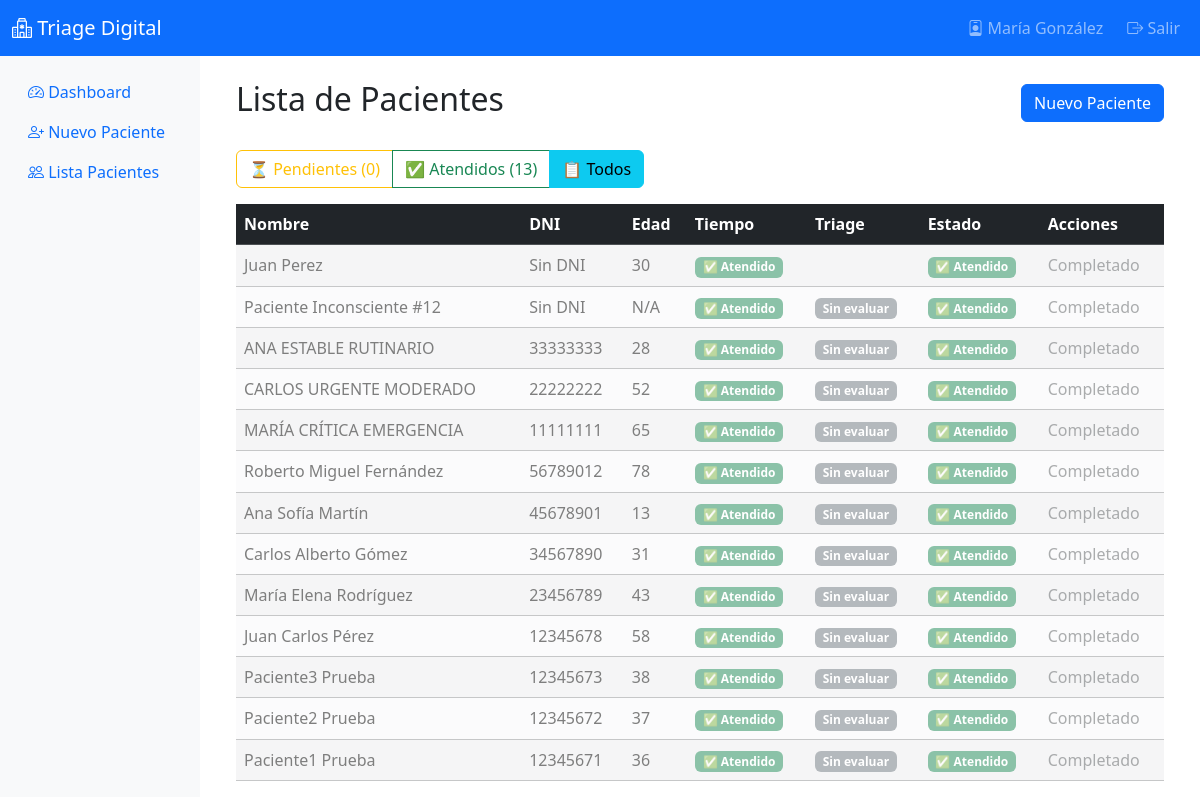
/triage/paciente/lista/?estado=todos (signed in), run on an earlier commit of the app's database.
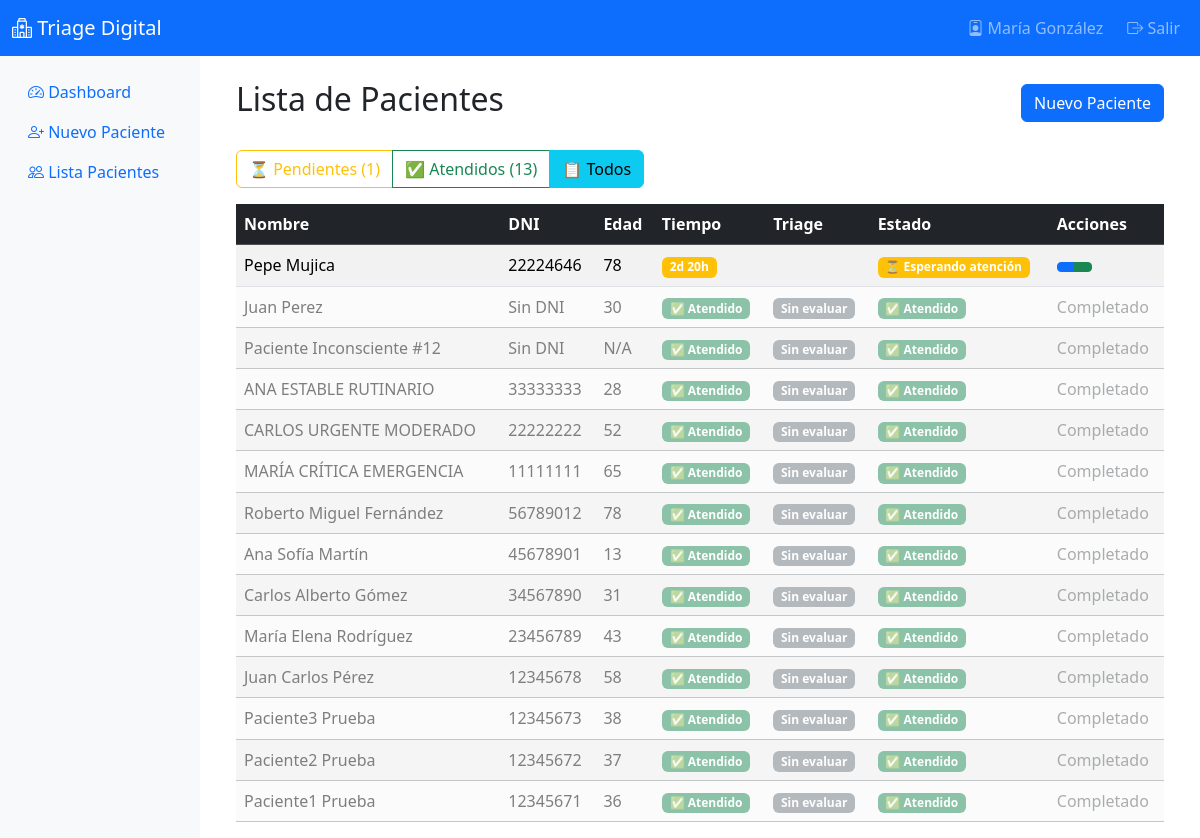
And on a later commit of the database.
### apps/patients/models.py (models this page shows, shortened)
class Paciente(models.Model):
    dni_validator = RegexValidator(
        regex=r'^\d{7,8}$',
        message='El DNI debe tener entre 7 y 8 dígitos.'
    )
    nombre = models.CharField(
        max_length=100,
        blank=True,
        null=True,
        verbose_name="Nombre",
        help_text="Nombre del paciente (opcional para pacientes inconscientes)"
    )
    apellido = models.CharField(
        max_length=100,
        blank=True,
        null=True,
        verbose_name="Apellido",
        help_text="Apellido del paciente (opcional para pacientes inconscientes)"
    )
    dni = models.CharField(
        max_length=8,
        unique=True,
        blank=True,
        null=True,
        validators=[dni_validator],
        verbose_name="DNI",
        help_text="Documento Nacional de Identidad (opcional para pacientes inconscientes)"
    )
    edad = models.PositiveIntegerField(
        blank=True,
        null=True,
        verbose_name="Edad",
        help_text="Edad del paciente en años (opcional para pacientes inconscientes)"
    )
    motivo_consulta = models.TextField(
        verbose_name="Motivo de consulta",
        help_text="Descripción del motivo por el cual consulta el paciente"
    )
    fecha_ingreso = models.DateTimeField(
        default=timezone.now,
        verbose_name="Fecha de ingreso",
        help_text="Fecha y hora en que el paciente ingresó al sistema"
    )
    ESTADO_CHOICES = [
        ('ESPERANDO', '⏳ Esperando atención'),
        ('EN_ATENCION', '👩‍⚕️ En atención'),
        ('ATENDIDO', '✅ Atendido'),
        ('DERIVADO', '🏥 Derivado'),
    ]
    estado_atencion = models.CharField(
        max_length=12,
        choices=ESTADO_CHOICES,
        default='ESPERANDO',
        verbose_name="Estado de Atención",
        help_text="Estado actual del paciente en el proceso de atención"
    )
    fecha_atencion = models.DateTimeField(
        null=True,
        blank=True,
        verbose_name="Fecha de Atención",
        help_text="Momento en que fue atendido el paciente"
    )
    activo = models.BooleanField(
        default=True,
        verbose_name="Activo",
        help_text="Indica si el paciente está actualmente en el sistema"
    )
    class Meta:
        verbose_name = "Paciente"
        verbose_name_plural = "Pacientes"
        ordering = ['-fecha_ingreso']  # Más recientes primero
    @property
    def nombre_completo(self):
        if self.nombre and self.apellido:
            return f"{self.nombre} {self.apellido}"
        elif self.nombre:
            return self.nombre
        elif self.apellido:
            return self.apellido
        elif self.dni:
            return f"Paciente DNI: {self.dni}"
        else:
            return f"Paciente Inconsciente #{self.id}"
    @property
    def tiempo_espera(self):
        if self.estado_atencion == 'ATENDIDO':
            return "✅ Atendido"
        if self.estado_atencion == 'EN_ATENCION':
            return "👩‍⚕️ En atención"
        delta = timezone.now() - self.fecha_ingreso
        horas = delta.seconds // 3600
        minutos = (delta.seconds % 3600) // 60
        if delta.days > 0:
            return f"{delta.days}d {horas}h"
        elif horas > 0:
            return f"{horas}h {minutos}m"
        else:
            return f"{minutos}m"
    def es_critico(self):
        ultimo_triage = self.signos_vitales.first()
        if ultimo_triage:
            from apps.triage.models import TriageResult
            try:
                resultado = TriageResult.objects.get(signos_vitales=ultimo_triage)
                return resultado.nivel_urgencia in ['ROJO', 'AMARILLO']
            except TriageResult.DoesNotExist:
                pass
        return False

### apps/triage/views.py (the view)
# urls.py: path('paciente/lista/', views.lista_pacientes, name='lista_pacientes'),
@login_required
def lista_pacientes(request):
    estado_filtro = request.GET.get('estado', 'pendientes')
    if estado_filtro == 'todos':
        filtro_estado = {}
    elif estado_filtro == 'atendidos':
        filtro_estado = {'estado_atencion': 'ATENDIDO'}
    else:  # pendientes
        filtro_estado = {'estado_atencion__in': ['ESPERANDO', 'EN_ATENCION']}
    pacientes_query = Paciente.objects.filter(
        activo=True,
        **filtro_estado
    ).prefetch_related(
        Prefetch(
            'signos_vitales',
            queryset=SignosVitales.objects.select_related('profesional__user').order_by('-fecha_hora')
        )
    ).order_by('-fecha_ingreso')
    context = {
        'pacientes': pacientes_query,
        'estado_filtro': estado_filtro,
        'total_pendientes': Paciente.objects.filter(activo=True, estado_atencion__in=['ESPERANDO', 'EN_ATENCION']).count(),
        'total_atendidos': Paciente.objects.filter(activo=True, estado_atencion='ATENDIDO').count(),
    }
    return render(request, 'triage/lista_pacientes.html', context)

### apps/triage/models.py (called while the page is built)
    def calcular_puntaje_news(self):
        from .utils import CalculadoraNEWS  # Import lazy para evitar circular imports
        datos_signos_vitales = {
            'frecuencia_respiratoria': self.frecuencia_respiratoria,
            'saturacion_oxigeno': self.saturacion_oxigeno,
            'tension_sistolica': self.tension_sistolica,
            'frecuencia_cardiaca': self.frecuencia_cardiaca,
            'nivel_conciencia': self.nivel_conciencia,
            'temperatura': self.temperatura,
        }
        return CalculadoraNEWS.calcular_puntaje_total(datos_signos_vitales)

### apps/triage/utils.py (called while the page is built)
    @staticmethod
    def calcular_puntaje_frecuencia_respiratoria(frecuencia: int) -> int:
        if frecuencia <= 8:
            return 3
        elif 9 <= frecuencia <= 11:
            return 1
        elif 12 <= frecuencia <= 20:
            return 0
        elif 21 <= frecuencia <= 24:
            return 2
        else:  # >= 25
            return 3

    @staticmethod
    def calcular_puntaje_nivel_conciencia(nivel: str) -> int:
        if nivel == 'A':  # Alerta
            return 0
        else:  # V, P, U
            return 3

### apps/triage/templates/triage/lista_pacientes.html (shortened to what the changed rows need)
{% extends "triage/base.html" %}
{% block content %}
<div class="container mt-4">
    <div class="row">
        <div class="col-12">
            <div class="d-flex justify-content-between align-items-center mb-4">
                <h2> Lista de Pacientes</h2>
            </div>
            <div class="row mb-3">
                <div class="col-12">
                    <div class="btn-group" role="group">
                        <a href="?estado=pendientes" class="btn {% if estado_filtro == 'pendientes' %}btn-warning{% else %}btn-outline-warning{% endif %}">
                            ⏳ Pendientes ({{ total_pendientes }})
                        </a>
                        <a href="?estado=atendidos" class="btn {% if estado_filtro == 'atendidos' %}btn-success{% else %}btn-outline-success{% endif %}">
                            ✅ Atendidos ({{ total_atendidos }})
                        </a>
                        <a href="?estado=todos" class="btn {% if estado_filtro == 'todos' %}btn-info{% else %}btn-outline-info{% endif %}">
                            📋 Todos
                        </a>
                    </div>
                </div>
            </div>
            {% if pacientes %}
                <div class="table-responsive">
                    <table class="table table-striped table-hover">
                        <thead class="table-dark">
                            <tr>
                                <th>Nombre</th>
                                <th>DNI</th>
                                <th>Edad</th>
                                <th>Tiempo</th>
                                <th>Triage</th>
                                <th>Estado</th>
                                <th>Acciones</th>
                            </tr>
                        </thead>
                        <tbody>
                            {% for paciente in pacientes %}
                            <tr id="paciente-{{ paciente.id }}" {% if paciente.estado_atencion == 'ATENDIDO' %}class="table-light opacity-50"{% endif %}>
                                <td>
                                    {{ paciente.nombre_completo }}
                                </td>
                                <td>{{ paciente.dni|default:"Sin DNI" }}</td>
                                <td>{{ paciente.edad|default:"N/A" }}</td>
                                <td>
                                    <span class="badge {% if paciente.estado_atencion == 'ESPERANDO' %}bg-warning{% else %}bg-success{% endif %}">
                                        {{ paciente.tiempo_espera }}
                                    </span>
                                </td>
                                <td>
                                    {% if paciente.signos_vitales.first %}
                                        {% with ultimo_triage=paciente.signos_vitales.first.calcular_puntaje_news %}
                                            <span class="badge triage-{{ ultimo_triage.categoria|lower }}">
                                            </span>
                                        {% endwith %}
                                    {% else %}
                                        <span class="badge bg-secondary">Sin evaluar</span>
                                    {% endif %}
                                </td>
                                <td>
                                    <span class="badge {% if paciente.estado_atencion == 'ATENDIDO' %}bg-success{% elif paciente.estado_atencion == 'EN_ATENCION' %}bg-info{% else %}bg-warning{% endif %}">
                                        {{ paciente.get_estado_atencion_display }}
                                    </span>
                                </td>
                                <td>
                                    {% if paciente.estado_atencion != 'ATENDIDO' %}
                                        <div class="btn-group" role="group">
                                            <a href="{% url 'triage:cargar_signos' paciente.id %}" class="btn btn-sm btn-primary">
                                            </a>
                                            <button onclick="marcarAtendido({{ paciente.id }})" class="btn btn-sm btn-success" title="Marcar como atendido">
                                            </button>
                                        </div>
                                    {% else %}
                                        <span class="text-muted">Completado</span>
                                    {% endif %}
                                </td>
                            </tr>
                            {% endfor %}
                        </tbody>
                    </table>
                </div>
            {% else %}
                <div class="alert alert-info">
                    <i class="fas fa-info-circle"></i>
                    No hay pacientes registrados.
                    <a href="{% url 'triage:registrar_paciente' %}" class="alert-link">Registrar el primer paciente</a>
                </div>
            {% endif %}
        </div>
    </div>
</div>
{% endblock %}

What changed in the data, as far as the page shows it:
added Paciente: nombre_completo "Pepe Mujica", dni "22224646", edad "78", tiempo_espera "2d 20h", estado_atencion "⏳ Esperando atención"
shown differently, row unchanged: Paciente "Juan Perez": now shows "Sin evaluar"
Also different on the page:
{{ total_pendientes }}: "0" → "1"
